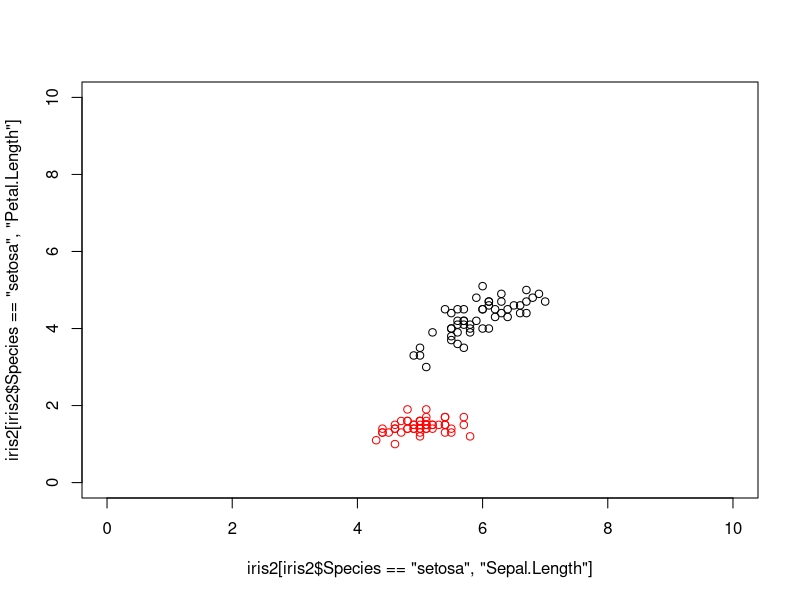

Write R code to recreate this figure. (Note: this script raises an error after producing the figure.)
#' Test script for ML methods from Chapter 2. 
#'   We will load the famous Iris dataset from R. 
#'   Or you could download the dataset at:
#'    https://archive.ics.uci.edu/ml/machine-learning-databases/iris/iris.data
#'    
#' 
#' Date: 17 July, 2018

library(datasets)
head(iris)

# we will only need two species and two variables 
iris2 <- iris[1:100, c(1, 3, 5)]

# take a look at the dataset. 
plot(iris2[iris2$Species == "setosa", "Sepal.Length"], iris2[iris2$Species == "setosa", "Petal.Length"], 
     col="red", xlim=c(0, 10), ylim=c(0, 10))
points(iris2[iris2$Species != "setosa", "Sepal.Length"], iris2[iris2$Species != "setosa", "Petal.Length"], 
     col="black", xlim=c(0, 10), ylim=c(0, 10))

# create a binary y based on the species
iris2$type <- 1
iris2[iris2$Species != "setosa", "type"] = -1

# Randomly divide the dataset into two part: training set (80 samples) + test set (20 samples)
idx <- sample(1:50, size=40)
idx <- c(idx, idx+50)

training <- iris2[idx, ]
test <- iris2[-idx, ]



############################################
###           begin to train:
############################################

# test Perceptron
iris_ML <- create_ML_data(X = training[,1:2], y = training$type)
iris_ML_2 <- Perceptron_train(data = iris_ML)
res <- ML_fit(X = test[,1:2], data=iris_ML_2)
sum(res == test[,4])


# test AdalineGD
iris_ML_3 <- AdalineGD_train(data = iris_ML)  # not good. we will need to run standardisation of the variables.
training2 <- training
training2[,1] <- scale(training2[,1])
training2[,2] <- scale(training2[,2])

test2 <- test
test2[,1] <- scale(test2[,1])
test2[,2] <- scale(test2[,2])


iris_ML <- create_ML_data(X = training2[,1:2], y = training2$type)
# the learning rate (eta) is pretty crucial for Adaline. Please try 0.05, 0.01, 0.005, 0.001 and set the n_iter to 50 
#  for better convergence.
iris_ML_3 <- AdalineGD_train(eta = 0.01, n_iter = 50, data = iris_ML)   
res <- ML_fit(X = test2[,1:2], data=iris_ML_3)
sum(res == test2[,4])

# test AdalineSGD
iris_ML <- create_ML_data(X = training2[,1:2], y = training2$type)
# the learning rate (eta) is pretty crucial for Adaline. Please try 0.05, 0.01, 0.005, 0.001 and set the n_iter to 50 
#  for better convergence.
iris_ML_4 <- AdalineSGD_train(eta = 0.01, n_iter = 50, data = iris_ML)   
res <- ML_fit(X = test2[,1:2], data=iris_ML_4)
sum(res == test2[,4])









